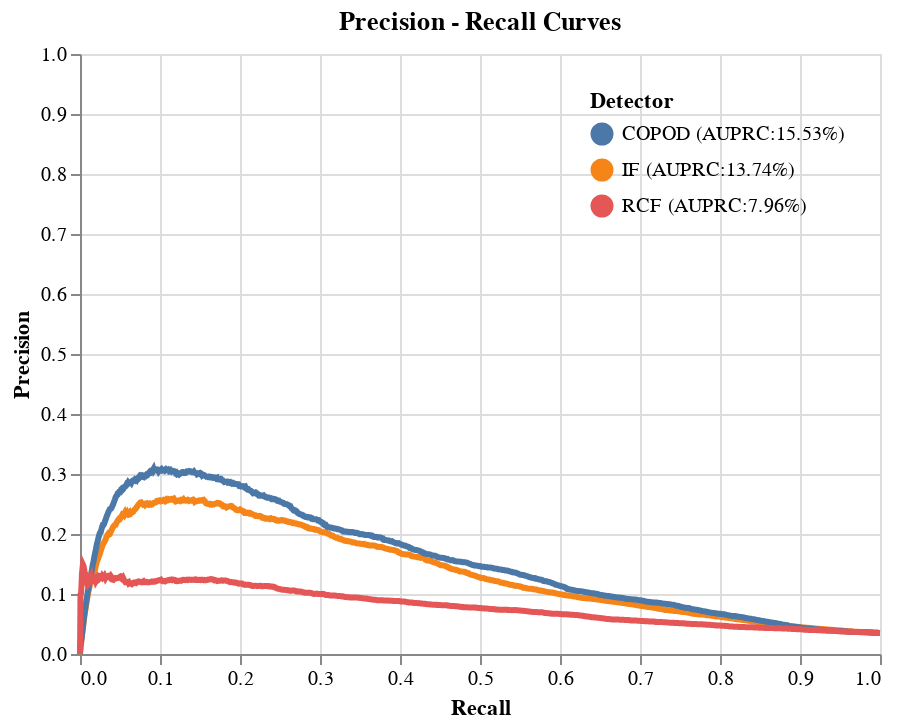

Write notebook code for a chart like this one.
### Code cell
source = np.c_[x, interp1d(pr_curves[1], pr_curves[0])(x), interp1d(pr_curves[4], pr_curves[3])(x), interp1d(pr_curves[7], pr_curves[6])(x)]
columns = ['IF (AUPRC:{:0.2%})'.format(auprcs[0]), 'COPOD (AUPRC:{:0.2%})'.format(auprcs[1]), 'RCF (AUPRC:{:0.2%})'.format(auprcs[2])]
source = pd.DataFrame(source, columns=['x'] + columns)
source = pd.melt(source, id_vars=['x'], value_vars=columns)

highlight = alt.selection(type='single', on='mouseover', fields=['variable'], nearest=True)
base = alt.Chart(source).encode(
    x=alt.X('x:Q', title='Recall'),
    y=alt.Y('value:Q', title='Precision', scale=alt.Scale(domain=[0.0, 1.0])),
    color=alt.Color('variable:N', legend=alt.Legend(title='Detector', orient='top-right'))
)
points = base.mark_circle().encode(
    opacity=alt.value(0)).add_selection(
    highlight
).properties()
lines = base.mark_line().encode(
    size=alt.condition(~highlight, alt.value(1.5), alt.value(3))
)
(points + lines).properties(title='Precision - Recall Curves')

### Figure 1 — Vega-Lite specification as saved in the notebook (floating-point values rounded to 4 significant figures; data arrays with more than 128 entries replaced by an {"elided": "..."} marker saying what was removed)
{"config": {"view": {"continuousWidth": 400, "continuousHeight": 300}}, "layer": [{"mark": "circle", "encoding": {"color": {"type": "nominal", "field": "variable", "legend": {"orient": "top-right", "title": "Detector"}}, "opacity": {"value": 0}, "x": {"type": "quantitative", "field": "x", "title": "Recall"}, "y": {"type": "quantitative", "field": "value", "scale": {"domain": [0.0, 1.0]}, "title": "Precision"}}, "selection": {"selector004": {"type": "single", "on": "mouseover", "fields": ["variable"], "nearest": true}}}, {"mark": "line", "encoding": {"color": {"type": "nominal", "field": "variable", "legend": {"orient": "top-right", "title": "Detector"}}, "size": {"condition": {"value": 1.5, "selection": {"not": "selector004"}}, "value": 3}, "x": {"type": "quantitative", "field": "x", "title": "Recall"}, "y": {"type": "quantitative", "field": "value", "scale": {"domain": [0.0, 1.0]}, "title": "Precision"}}}], "data": {"name": "data-6a7adc469881de3247859cac5d0a410d"}, "title": "Precision - Recall Curves", "$schema": "https://vega.github.io/schema/vega-lite/v4.8.1.json", "datasets": {"data-6a7adc469881de3247859cac5d0a410d": {"elided": "4998 records"}}}
